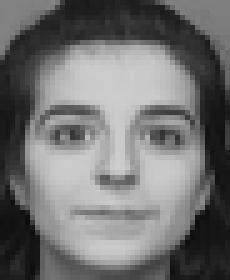
#> input picture p2_data/10_10.png, 46 x 56 px (shown 5 times larger); its folder holds 4 pictures in this run; the run also reads 1 picture not shown here
$ jupyter execute --allow-errors Eigenface.ipynb   (older library calls are emulated)
#> lines starting #> are read from the running program, lines starting #| are printed output that depends on the picture
[cell 1]
import numpy as np
import matplotlib.pyplot as plt
import cv2
import os
import random

[cell 2]
dir = './p2_data'
image_list = os.listdir(dir)
# random.shuffle(image_list)
x_train = []
x_test = []
y_train =[]
y_test = []
p2i1idx = 0 #儲存person2image1的idx
count = 0  #計算person2image1的idx
for idx,img_name in enumerate(image_list):
    img_path = os.path.join(dir, img_name)
    if img_name.split('_')[1]=='10.png':
        face = cv2.imread(img_path, cv2.IMREAD_GRAYSCALE).astype(np.float64)
#> face: shape (56, 46) float64; min 12, max 206, mean 113.6
        face = face.flatten()
#> face = 2576 values, max 206 at index 1541, min 12 at index 2029, mean 113.6
        x_test.append(face)
        y_test.append(img_name.split('_')[0])
    else:
        if (img_name.split('.')[0] == '2_1'):
          p2i1idx = count
        face = cv2.imread(img_path, cv2.IMREAD_GRAYSCALE).astype(np.float64)
        face = face.flatten()
        x_train.append(face)
        y_train.append(img_name.split('_')[0])
        count += 1

x_train = np.array(x_train).astype(np.float).T
x_test = np.array(x_test).astype(np.float).T
y_train = np.array(y_train).astype(np.int)
y_test = np.array(y_test).astype(np.int)
print('Training size: ',x_train.shape)
#| Training size:  (2576, 3)
print('Testing size: ',x_test.shape)
#| Testing size:  (2576, 1)
print('y_train size:', y_train.shape)
#| y_train size: (3,)
print('y_test size:', y_test.shape)
#| y_test size: (1,)

[cell 3]
#計算平均值並把train_face & test_face扣掉平均值
mean = x_train.mean(axis=1) # 2576 * 360
for i in range(x_train.shape[1]):
  x_train[:,i] -= mean
for i in range(x_test.shape[1]):
  x_test[:,i] -= mean

[cell 4]
# ref:https://stats.stackexchange.com/questions/202104/whats-the-physical-meaning-of-the-eigenvectors-of-the-gram-kernel-matrix
_,lamb, v = np.linalg.svd(x_train)
v = v.T # eigenvectors of the covariance matrix
u = np.dot(x_train,v)

[cell 5]
# Normalize u to ||u||=1
norm = np.linalg.norm(u,axis=0)
u = u / norm

[cell 6]
eigensortindex = np.argsort(-lamb)
print('dominant eigenfaces: ',eigensortindex[:4])

[cell 7]
#Plot the first four eigenfaces and mean face
meanface = np.resize(mean,(56,46)).astype(np.uint8)
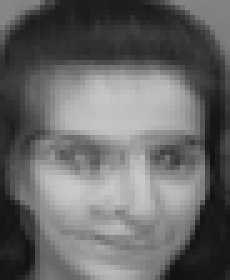
#> meanface: shape (56, 46) (shown 5 times larger); min 17, max 202, mean 104.3
plt.figure(figsize=(10,10))
plt.subplot(151)
plt.title('Meanface')
plt.imshow(meanface,cmap ='gray')
plt.xticks([])
plt.yticks([])
#> (the rest of this cell did not finish here and is left out)

[cell 8]
#Reconstruction
weights = np.dot(u.T,x_train) # a1~a360
n = [3,50,170,240,345]
plt.figure(figsize=(10,10))
for idx,i in enumerate(n):
  plt.subplot(1,5,idx+1)
  reconstructed_img = mean + np.dot(weights[:i,p2i1idx], u[:, 0:i].T)
  reconstructed_img = np.resize(reconstructed_img,(56,46)).astype(np.uint8)
  plt.title('n=%d'%(i))
  plt.imshow(reconstructed_img, cmap ='gray')
  plt.xticks([])
  plt.yticks([])
#> this loop made 5 passes
#> pass 1, `reconstructed_img = np.resize(reconstructed_img,(56,46)).astype(np.uin..`:
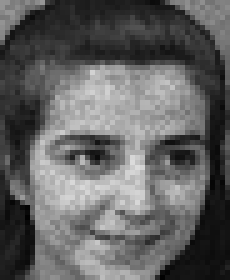
#> reconstructed_img: shape (56, 46) (shown 5 times larger); min 1, max 219, mean 97.8
plt.show()

[cell 9]
#計算原圖與重建圖的MSE值
target_img = x_train.copy()
for i in n:
  square = 0
  reconstructed_img = np.dot(weights[0:i,p2i1idx], u[:, 0:i].T)
  reconstructed_img = np.resize(reconstructed_img,(56,46)).astype(np.float)
  target_img = np.resize(target_img,(56,46,360)).astype(np.float)
  for j in range(56):
    for k in range(46):
      square += np.square(reconstructed_img[j][k] - target_img[j][k][p2i1idx])
  mean_square_error = round(square / (56*46))
  print('n=%d MSE :'%(i),mean_square_error)
#> this loop made 5 passes
#> pass 1, `reconstructed_img = np.resize(reconstructed_img,(56,46)).astype(np.flo..`:
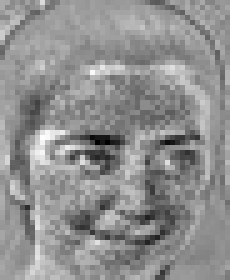
#> reconstructed_img: shape (56, 46) float64 (shown 5 times larger); min -112, max 75.27, mean -6.4; drawn with min black and max white

[cell 10]
#K_fold validation
k_fold_face = []
label = []
image_list = os.listdir(dir)
random.shuffle(image_list)
for idx,img_name in enumerate(image_list):
  img_path = os.path.join(dir, img_name)
  if img_name.split('_')[1]=='10.png':
    continue;
  else:
    face = cv2.imread(img_path, cv2.IMREAD_GRAYSCALE)
    face = face.flatten()
    label.append(img_name.split('_')[0])
    k_fold_face.append(face)
k_fold_face = np.array(k_fold_face).astype(np.float).T
label = np.array(label)
print(k_fold_face.shape)
#| (2576, 3)
print(label.shape)
#| (3,)

[cell 11]
#K_fold cross validation
from collections import Counter
n = [3,50,170]
knn = [1,3,5]
k_fold = 3
num_train = k_fold_face.shape[1]
#> num_train = 3
fold_num = num_train // 3
#> fold_num = 1
best_k = 0
best_n = 0
max_acc = 0
for eigennum in n:
  knn1=[]
  knn3=[]
  knn5=[]
  for k in range(k_fold):
    # print('fold %d(n=%d)'%(k,eigennum))
    distance_matrix = np.empty((fold_num,num_train-fold_num))

    x_train_fold = np.concatenate((k_fold_face[:,(k+1)*fold_num:],k_fold_face[:,:k*fold_num]),axis = 1).astype(np.float)
    y_train_fold = np.concatenate((label[(k+1)*fold_num:],label[:k*fold_num]))
    x_val_fold = k_fold_face[:,k*fold_num:(k+1)*fold_num].astype(np.float)
    y_val_fold = label[k*fold_num:(k+1)*fold_num].astype(np.int)

    k_fold_mean = np.mean(x_train_fold, axis = 1).astype(np.float)
    k_fold_mean = k_fold_mean[:,np.newaxis]
    x_train_fold -= k_fold_mean
    x_val_fold -= k_fold_mean

    _,lamb, v_fold = np.linalg.svd(x_train_fold)
    v_fold = v_fold.T
    u_fold = np.dot(x_train_fold,v_fold)
    # Normalizing u_fold to ||u_fold||=1
    u_norm = np.linalg.norm(u_fold,axis=0)
    u_fold = u_fold / u_norm

    project_train_fold = u_fold[:,0:eigennum].T.dot(x_train_fold).T # (240,n)
    project_val_fold = u_fold[:,0:eigennum].T.dot(x_val_fold).T   # (120,n)
    for i in range(fold_num):
      for j in range(num_train-fold_num):
        distance_matrix[i][j] = np.sqrt(np.sum(np.square(project_train_fold[j]-project_val_fold[i])))
    min_disidx = np.argsort(distance_matrix,axis=1) #由小到大

    for k_para in knn:

      correct = 0.0
      y_pred = np.empty((fold_num)).astype(np.int)
      for i in range(fold_num):
        k_space = []
        k_space.append(y_train_fold[min_disidx[i,:k_para]])
        k_space = np.array(k_space)
        vote = Counter(k_space[0,:k_para])
        count = vote.most_common()
        if k_para == 1:
            y_pred[i] = count[0][0]
        elif k_para == 3:
            if len(count) == 3:
                random_num = np.random.choice(k_para, 1)[0]
                y_pred[i] = count[random_num][0]
            else:
                y_pred[i] = count[0][0]
        elif k_para == 5:
            if len(count) == 5:
                random_num = np.random.choice(k_para, 1)[0]
                y_pred[i] = count[random_num][0]
            if len(count) == 3 and count[0][1] == 2:
                random_num = np.random.choice(2, 1)[0]
                y_pred[i] = count[random_num][0]
            else:
                y_pred[i] = count[0][0]
        if y_pred[i] == y_val_fold[i]:
          correct += 1
      Accurate = (correct / float(fold_num)) *100
      # print('Accurate of k=%d= '%(k_para),Accurate,'%')
      if str(k_para) == '1':
        knn1.append(Accurate)
      elif str(k_para) == '3':
        knn3.append(Accurate)
      else:
        knn5.append(Accurate)
  print('n=%d'%(eigennum))
  print('Accurate of k=1 ',round(np.mean(knn1),2),'%')
  print('Accurate of k=3 ',round(np.mean(knn3),2),'%')
  print('Accurate of k=5 ',round(np.mean(knn5),2),'%')
  if np.mean(knn1) > max_acc:
    best_k = 1
    best_n = eigennum
    max_acc = round(np.mean(knn1),2)
  if np.mean(knn3) > max_acc:
    best_k = 3
    best_n = eigennum
    max_acc = round(np.mean(knn3),2)
  if np.mean(knn5) > max_acc:
    best_k = 5
    best_n = eigennum
    max_acc = round(np.mean(knn5),2)

print('\n\nBest k=',best_k)
print('Best n=',best_n)
print('Best acc=',max_acc,'%')

[cell 12]
n=best_n
k=best_k
distance_matrix = np.empty((x_test.shape[1],x_train.shape[1]))
project_train = u[:,0:n].T.dot(x_train).T  # (360,n)
project_test = u[:,0:n].T.dot(x_test).T   # (40,n)
for i in range(x_test.shape[1]):
      for j in range(x_train.shape[1]):
        distance_matrix[i][j] = np.sqrt(np.sum(np.square(project_train[j]-project_test[i])))
min_disidx = np.argsort(distance_matrix,axis=1) #由小到大
correct = 0.0
y_pred = np.empty((x_test.shape[1])).astype(np.int)
for i in range(x_test.shape[1]):
  k_space = []
  k_space.append(y_train[min_disidx[i,:k]])
  k_space = np.array(k_space)
  vote = Counter(k_space[0,:k])
  count = vote.most_common()
  y_pred[i] = count[0][0]
  if y_pred[i] == y_test[i]:
    correct += 1
Accurate = round((correct / 40.0) *100,1)

print('Testing acc =',Accurate,'%')
